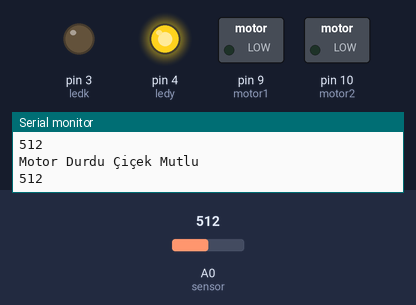
Bench run of a sketch on a simulated Arduino Uno, built with avr-gcc and run on an emulated ATmega328P. Parts: switched loads named in the sketch (green lamp = pin HIGH), output pins drawn as LEDs (lit = HIGH), the last lines printed to the serial monitor. The inputs (shaded band) are chosen by the test bench; at power-on: A0 (sensor) = 512.

Above: at 1.2 s.
1.3 s: A0 (sensor) set to 586
4.3 s: A0 (sensor) set to 611
At 5.8 s:
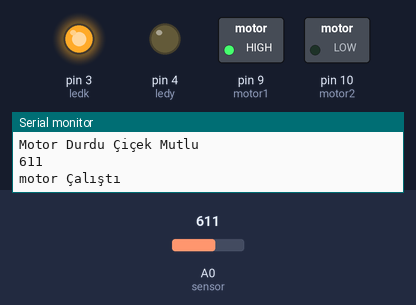
At 8.1 s:
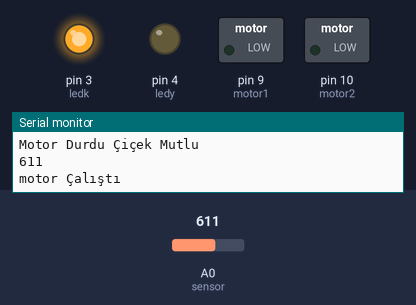
Timing chart, 0 to 13.9 s (numbered marks = the images above; inputs shaded):
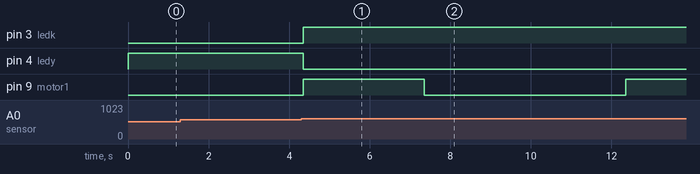

The sketch:

toprak_nem.ino
```cpp
int ledk=3;
int ledy=4;
int motor1=9;
int motor2=10;
int sensor=A0;
  int sinir=600;
  int deger=0;
void setup() {
  Serial.begin(9600);
  pinMode(ledk,OUTPUT);
  pinMode(ledy,OUTPUT);
  pinMode(motor1,OUTPUT);
  pinMode(motor2,OUTPUT);
  pinMode(sensor,INPUT);
}

void loop() {
  deger=analogRead(sensor);
  Serial.println(deger);
  if(deger>sinir){
    Serial.println("motor Çalıştı");
    digitalWrite(ledk,HIGH);
    digitalWrite(ledy,LOW);
    digitalWrite(motor1,HIGH);
    digitalWrite(motor2,LOW);
    delay(3000);
    digitalWrite(motor1,LOW);
    digitalWrite(motor2,LOW);
    delay(5000);

  }else{
    Serial.println("Motor Durdu Çiçek Mutlu");
    digitalWrite(ledy,HIGH);
    digitalWrite(ledk,LOW);
    digitalWrite(motor2,LOW);
    digitalWrite(motor1,LOW);
  }

}
```

Measured:
- the behaviour switches between 600 and 601 on A0 (sensor) (found by bisection; images 0 and 1)
- after the input at 4.3 s, pin 3 (ledk): LOW → HIGH after 0.05 s; pin 4 (ledy): HIGH → LOW after 0.05 s; pin 9 (motor1): LOW → HIGH after 0.05 s, → LOW 3.0 s later, → HIGH 5.0 s later
